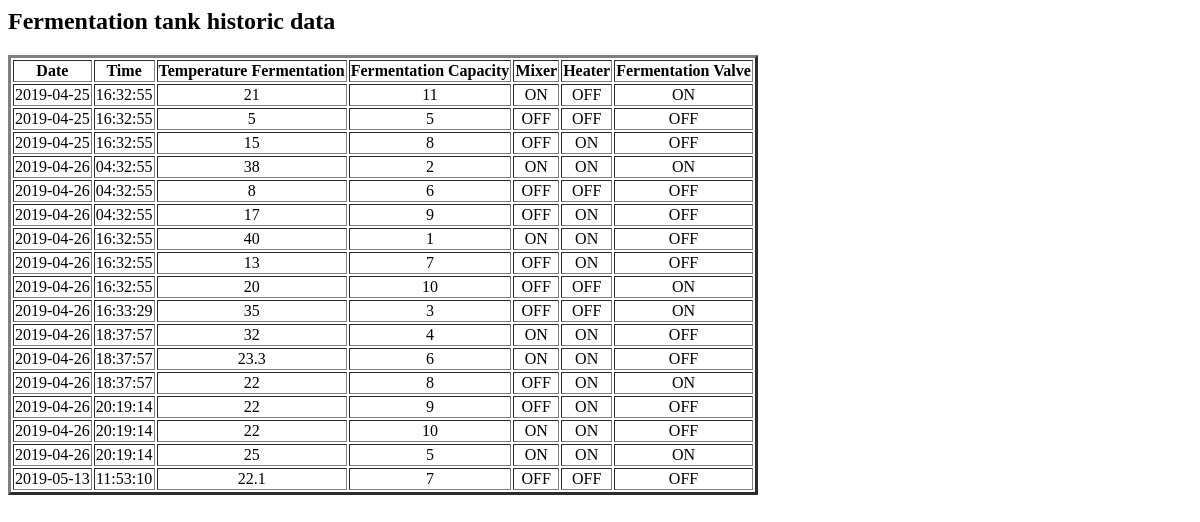
The page /ftank on the database as committed earlier.
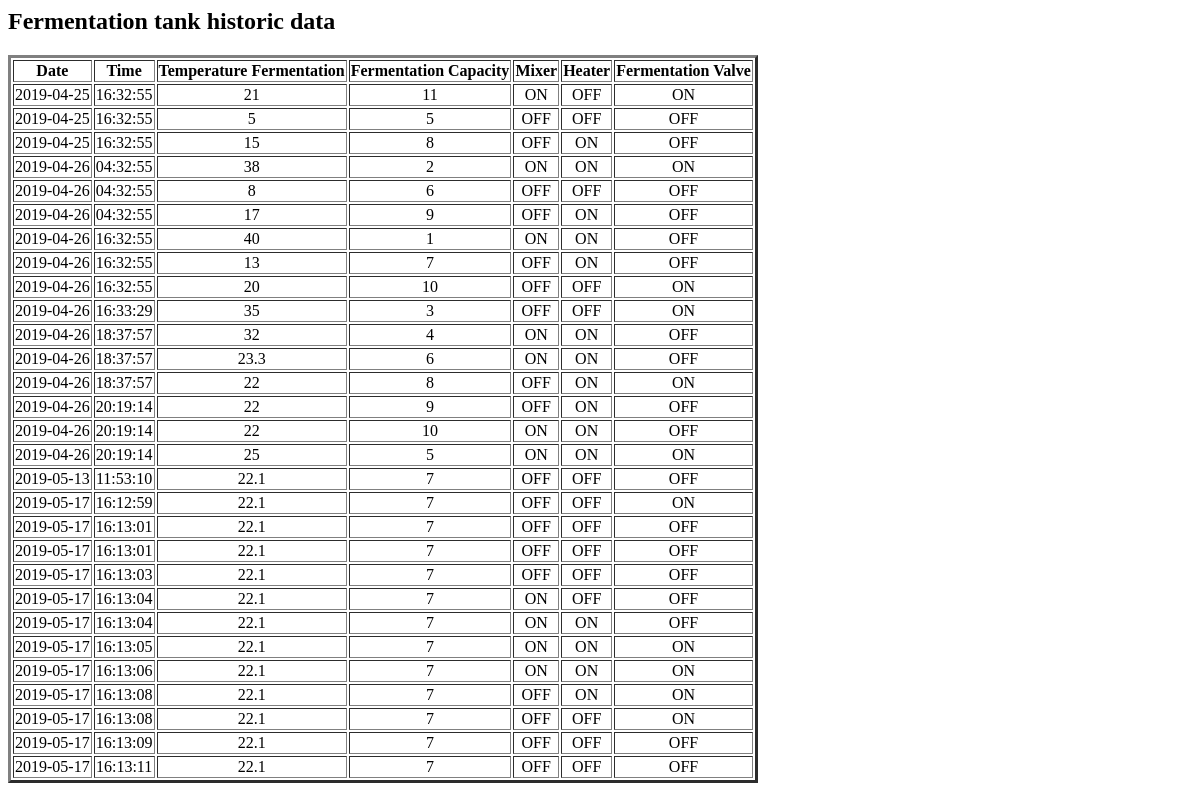
The same page on the database as committed later.
### tables this page shows
CREATE TABLE "sensors" (
	`tdate`	DATE,
	`ttime`	TIME,
	`tempferm`	NUMERIC,
	`tempbeer`	NUMERIC,
	`capferm`	NUMERIC,
	`capbeer`	NUMERIC,
	`mixer`	TEXT,
	`heater`	TEXT,
	`valferm`	TEXT,
	`valbeer`	TEXT
);

### selec_temps.py (the view)
@app.route('/ftank')
def Taula_ferm():
	conn = sqlite3.connect('lleidabeer.db')
	print("Opened database successfully")
	llista =[]
	cursor = conn.execute("SELECT tdate,ttime,tempferm,capferm,mixer,heater,valferm from sensors")
	for row in cursor:
	   llista.append(row)
	print("Operation done successfully")
	conn.close()
	return  render_template("fermhistoric.html",llista=llista)

### templates/fermhistoric.html (shortened to what this page needs)
<html>
  <head>
  </head>
  <body>
    <h2>Fermentation tank historic data</h2>
    <table border="3">
      <tr align="center">
	<th>Date</th>
	<th>Time</th>
	<th>Temperature Fermentation</th>
	<th>Fermentation Capacity</th>
	<th>Mixer</th>
	<th>Heater</th>
	<th>Fermentation Valve</th>
      </tr>
	{% for row in llista %}
          <tr align="center">
	  {% for cell in row %}
	    <td> {{cell}} </td>
	  {% endfor %}
	  </tr>
	{% endfor %}
    </table>
  </body>
</html>

Rows that differ between the two databases and show on the page:
added sensors: tdate "2019-05-17", ttime "16:12:59", tempferm "22.1", row "7", mixer "OFF", heater "OFF", valferm "ON"
added sensors: tdate "2019-05-17", ttime "16:13:01", tempferm "22.1", row "7", mixer "OFF", heater "OFF", valferm "OFF"
added sensors: tdate "2019-05-17", ttime "16:13:01", tempferm "22.1", row "7", mixer "OFF", heater "OFF", valferm "OFF"
added sensors: tdate "2019-05-17", ttime "16:13:03", tempferm "22.1", row "7", mixer "OFF", heater "OFF", valferm "OFF"
added sensors: tdate "2019-05-17", ttime "16:13:04", tempferm "22.1", row "7", mixer "ON", heater "OFF", valferm "OFF"
added sensors: tdate "2019-05-17", ttime "16:13:04", tempferm "22.1", row "7", mixer "ON", heater "ON", valferm "OFF"
added sensors: tdate "2019-05-17", ttime "16:13:05", tempferm "22.1", row "7", mixer "ON", heater "ON", valferm "ON"
added sensors: tdate "2019-05-17", ttime "16:13:06", tempferm "22.1", row "7", mixer "ON", heater "ON", valferm "ON"
added sensors: tdate "2019-05-17", ttime "16:13:08", tempferm "22.1", row "7", mixer "OFF", heater "ON", valferm "ON"
added sensors: tdate "2019-05-17", ttime "16:13:08", tempferm "22.1", row "7", mixer "OFF", heater "OFF", valferm "ON"
added sensors: tdate "2019-05-17", ttime "16:13:09", tempferm "22.1", row "7", mixer "OFF", heater "OFF", valferm "OFF"
added sensors: tdate "2019-05-17", ttime "16:13:11", tempferm "22.1", row "7", mixer "OFF", heater "OFF", valferm "OFF"
